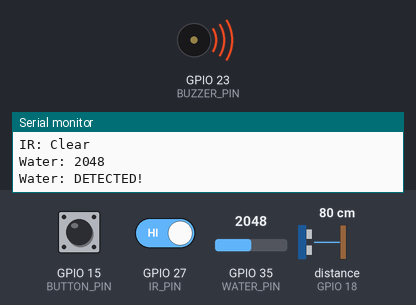
The sketch below on a simulated ESP32. Parts: buzzer (waves = sounding, pin HIGH), the last lines printed to the serial monitor. Wiring (inferred from the names in the program): ultrasonic range finder: trigger GPIO 4; echo GPIO 18. Inputs (shaded band) come from the test bench; at power-on: GPIO 15 (BUTTON_PIN) HIGH, GPIO 27 (IR_PIN) HIGH, GPIO 35 (WATER_PIN) = 2048, distance to the obstacle (sensor on GPIO 18) 80 cm. The echo pulse lasts 58.3 µs per cm; nothing arrives over Bluetooth unless stated; pins used as bus, display or sensor lines are not drawn.

Above: at 0.83 s.
1.3 s: GPIO 15 (BUTTON_PIN) pulled LOW for 1 s
At 2.04 s:
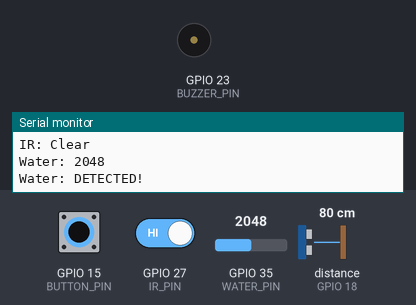
4.8 s: GPIO 27 (IR_PIN) driven LOW
Timing chart, 0 to 14.3 s (numbered marks = the images above; inputs shaded):
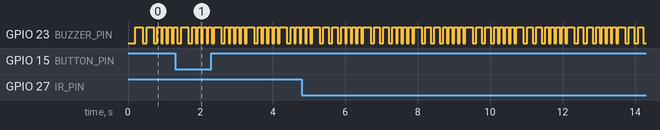

The sketch:

sketch_feb24a.ino
```cpp
#include "BluetoothSerial.h"

BluetoothSerial SerialBT;

// ─── PIN DEFINITIONS ───────────────────────────────
#define TRIG_PIN        4
#define ECHO_PIN        18
#define IR_PIN          27
#define WATER_PIN       35   // analog pin for water sensor
#define BUZZER_PIN      23
#define BUTTON_PIN      15

// ─── THRESHOLDS ────────────────────────────────────
#define OBSTACLE_DIST   100  // cm - buzzer triggers under 100cm
#define WATER_THRESHOLD 500  // 0-4095, adjust after testing

// ─── TIMING ────────────────────────────────────────
unsigned long lastUltraTime     = 0;
unsigned long lastIRTime        = 0;
unsigned long lastWaterTime     = 0;
unsigned long lastBTTime        = 0;
unsigned long buzzerOnTime      = 0;
bool          buzzerActive      = false;
bool          lastButtonState   = HIGH;

void setup() {
  Serial.begin(115200);
  SerialBT.begin("SmartCane");   // Bluetooth name your friend's app should pair with

  pinMode(TRIG_PIN,   OUTPUT);
  pinMode(ECHO_PIN,   INPUT);
  pinMode(IR_PIN,     INPUT);
  pinMode(BUZZER_PIN, OUTPUT);
  pinMode(BUTTON_PIN, INPUT_PULLUP);

  digitalWrite(BUZZER_PIN, LOW);

  Serial.println("Smart Cane Ready!");
  SerialBT.println("Smart Cane Ready!");
}

// ─── ULTRASONIC READ ───────────────────────────────
float getDistance() {
  digitalWrite(TRIG_PIN, LOW);
  delayMicroseconds(2);
  digitalWrite(TRIG_PIN, HIGH);
  delayMicroseconds(10);
  digitalWrite(TRIG_PIN, LOW);

  long duration = pulseIn(ECHO_PIN, HIGH, 30000);
  if (duration == 0) return -1;
  return duration * 0.034 / 2;
}

// ─── BUZZER PATTERN ────────────────────────────────
void triggerBuzzer(int beeps, int onMs, int offMs) {
  for (int i = 0; i < beeps; i++) {
    digitalWrite(BUZZER_PIN, HIGH);
    delay(onMs);
    digitalWrite(BUZZER_PIN, LOW);
    delay(offMs);
  }
}

void loop() {
  unsigned long now = millis();

  // ════════════════════════════════════════
  // 1. ULTRASONIC SENSOR (every 200ms)
  // ════════════════════════════════════════
  if (now - lastUltraTime >= 200) {
    lastUltraTime = now;
    float distance = getDistance();

    if (distance == -1) {
      Serial.println("Ultrasonic: No echo");
    } else {
      Serial.print("Distance: ");
      Serial.print(distance);
      Serial.println(" cm");

      // Send to app
      SerialBT.print("DIST:");
      SerialBT.println(distance);

      // Buzzer logic based on distance
      if (distance < 40) {
        // Very close - rapid beeps
        triggerBuzzer(3, 100, 80);
      } else if (distance < OBSTACLE_DIST) {
        // Getting close - slow beeps
        triggerBuzzer(1, 200, 100);
      }
    }
  }

  // ════════════════════════════════════════
  // 2. IR SENSOR (every 200ms)
  // ════════════════════════════════════════
  if (now - lastIRTime >= 200) {
    lastIRTime = now;
    int irValue = digitalRead(IR_PIN);

    if (irValue == LOW) {
      Serial.println("IR: Object DETECTED");
      SerialBT.println("IR:DETECTED");
      triggerBuzzer(2, 150, 100);
    } else {
      Serial.println("IR: Clear");
      SerialBT.println("IR:CLEAR");
    }
  }

  // ════════════════════════════════════════
  // 3. WATER SENSOR (every 500ms)
  // ════════════════════════════════════════
  if (now - lastWaterTime >= 500) {
    lastWaterTime = now;
    int waterVal = analogRead(WATER_PIN);

    Serial.print("Water: ");
    Serial.println(waterVal);
    SerialBT.print("WATER:");
    SerialBT.println(waterVal);

    if (waterVal > WATER_THRESHOLD) {
      Serial.println("Water: DETECTED!");
      SerialBT.println("WATER:DETECTED");
      triggerBuzzer(4, 100, 50);  // rapid alarm
    }
  }

  // ════════════════════════════════════════
  // 4. EMERGENCY BUTTON
  // ════════════════════════════════════════
  bool buttonState = digitalRead(BUTTON_PIN);

  if (buttonState == LOW && lastButtonState == HIGH) {
    delay(50); // debounce
    if (digitalRead(BUTTON_PIN) == LOW) {
      Serial.println("EMERGENCY BUTTON PRESSED!");
      SerialBT.println("EMERGENCY:SOS");   // App catches this and sends SMS


    }
  }
  lastButtonState = buttonState;
}
```

Measured:
- by itself, GPIO 23 (BUZZER_PIN): repeats every 1.4 s: HIGH 0.10 s, LOW 0.06 s, HIGH 0.20 s, 2 × (LOW 0.10 s, HIGH 0.15 s), LOW 0.10 s, 3 × (HIGH 0.10 s, LOW 0.05 s)
